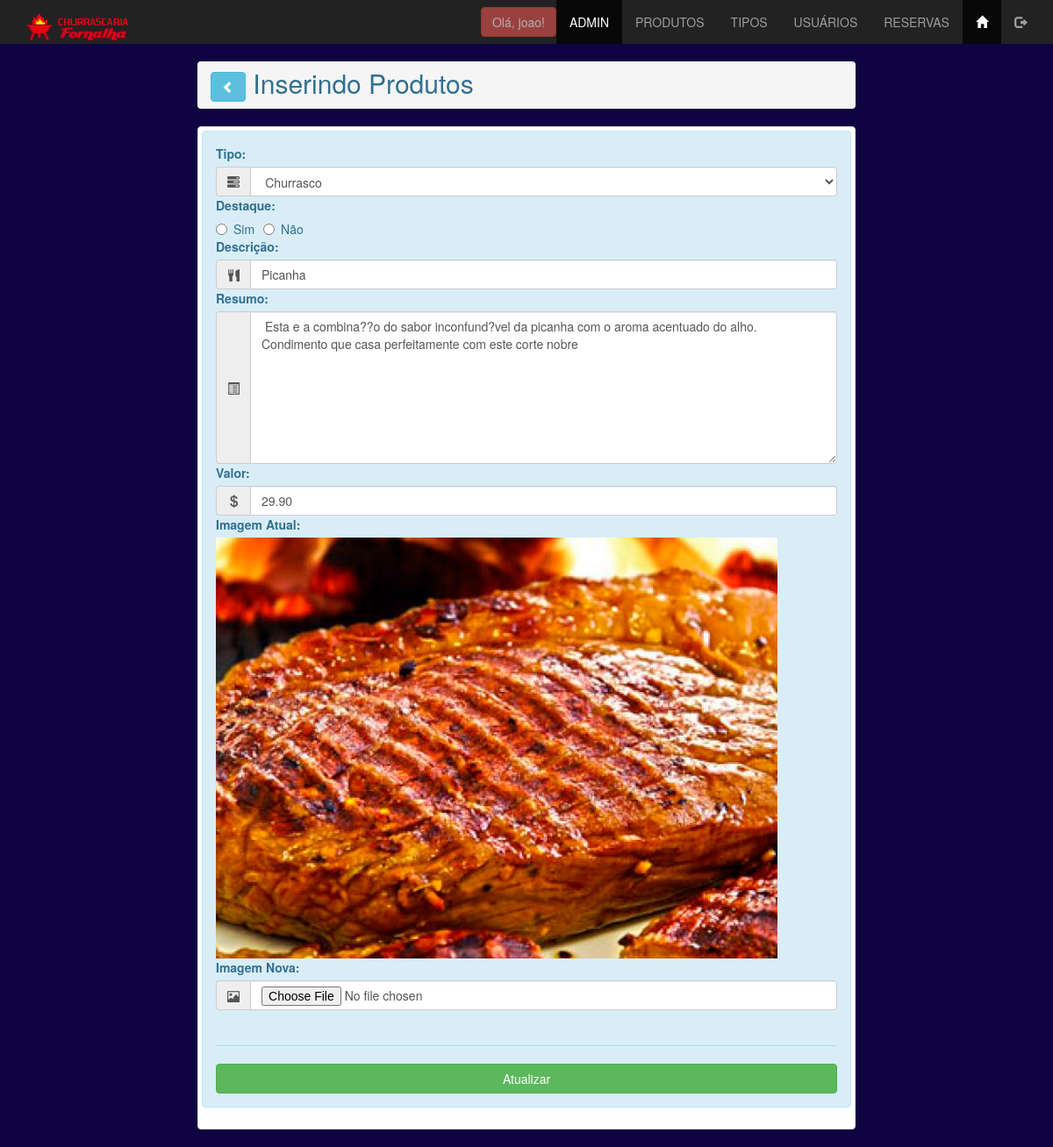
/admin/produtos_atualiza.php?id_produto=1 (signed in), run on the app's committed database.
### tables this page shows
CREATE TABLE `tbprodutos` (
  `id_produto` int(11) NOT NULL AUTO_INCREMENT,
  `id_tipo_produto` int(11) NOT NULL,
  `descri_produto` varchar(100) NOT NULL,
  `resumo_produto` varchar(1000) DEFAULT NULL,
  `valor_produto` decimal(9,2) DEFAULT NULL,
  `imagem_produto` varchar(50) DEFAULT NULL,
  `destaque_produto` enum('Sim','N?o') NOT NULL,
  PRIMARY KEY (`id_produto`),
  KEY `id_tipo_produto_fk` (`id_tipo_produto`),
  CONSTRAINT `id_tipo_produto_fk` FOREIGN KEY (`id_tipo_produto`) REFERENCES `tbtipos` (`id_tipo`) ON DELETE NO ACTION ON UPDATE NO ACTION
);

CREATE TABLE `tbtipos` (
  `id_tipo` int(11) NOT NULL AUTO_INCREMENT,
  `sigla_tipo` varchar(3) NOT NULL,
  `rotulo_tipo` varchar(15) NOT NULL,
  PRIMARY KEY (`id_tipo`)
);

### admin/produtos_atualiza.php (the view, shortened to what this page needs)
<?php
include '../conn/connect.php';
if($_GET){
    $id_form = $_GET['id_produto'];
}else{
    $id_form = 0;
}
$lista = $conn->query("select * from tbprodutos where id_produto = $id_form");
$row = $lista->fetch_assoc();
    $consulta_fk = "select * from tbtipos order by rotulo_tipo asc";
    $lista_fk = $conn->query($consulta_fk);
    $row_fk = $lista_fk->fetch_assoc();
?>
<!DOCTYPE html>
<html lang="pt-BR">
<head>
    <link rel="stylesheet" href="../css/bootstrap.min.css">
    <link rel="stylesheet" href="../css/estilo.css">
</head>
<body class="fundoadm">
    <?php include 'menu_adm.php';?>
    <main class="container">
        <div class="row">
            <div class="col-xs-12 col-sm-offset-2 col-sm-6 col-md-8">
                <h2 class="breadcrumb text-info">
                    <a href="produtos_lista.php">
                        <button class="btn btn-info">
                            <span class="glyphicon glyphicon-chevron-left"></span>
                        </button>
                    </a>
                    Inserindo Produtos
                </h2>
                <div class="thumbnail">
                    <div class="alert alert-info" role="alert">
                        <form action="produtos_atualiza.php" method="post" name="form_produto_insere" enctype="multipart/form-data" id="form_produto_insere" value="<?php echo $row['id_produto'] ?>">
                            <label for="id_tipo_produto">Tipo:</label>
                            <div class="input-group">
                                <span class="input-group-addon">
                                    <span class="glyphicon glyphicon-tasks" aria-hidden="true"></span>
                                </span>
                                <select name="id_tipo_produto" id="id_tipo_produto" class="form-control" required>
                                    <?php do{ ?>
                                    <option value="<?php echo $row_fk['id_tipo'];?>"
                                    <?php
                                        if(!(strcmp($row_fk['id_tipo'],$row['id_tipo_produto']))){
                                            echo "selected=\"selected\"";
                                        }
                                    ?>
                                    >
                                    <?php echo $row_fk['rotulo_tipo']?>
                                    </option>
                                    <?php } while($row_fk=$lista_fk->fetch_assoc());?>
                                </select>
                            </div>
                            <label for="destaque_produto">Destaque:</label>
                            <div class="input-group">
                                <label for="destaque_produto_s" class="radio-inline">
                                    <input type="radio" name="destaque_produto" id="destaque_produto" value="Sim" <?php echo $row['destaque_produto']=="Sim"?"checked":null ?>>Sim
                                </label>
                                <label for="destaque_produto_n" class="radio-inline">
                                    <input type="radio" name="destaque_produto" id="destaque_produto" value="Não" <?php echo $row['destaque_produto']=="Não"?"checked":null ?>>Não
                                </label>
                            </div>
                            <label for="descri_produto">Descrição:</label>
                            <div class="input-group">
                                <span class="input-group-addon">
                                    <span class="glyphicon glyphicon-cutlery" aria-hidden="true"></span>
                                </span>
                                <input type="text" name="descri_produto" id="descri_produto" class="form-control" placeholder="Digite a descrição do produto" maxlength="100" value=<?php echo $row['descri_produto'] ?>>
                            </div>
                            <label for="resumo_produto">Resumo:</label>
                            <div class="input-group">
                                <span class="input-group-addon">
                                    <span class="glyphicon glyphicon-list-alt" aria-hidden="true"></span>
                                </span>
                                <textarea cols="30" rows="8" name="resumo_produto" id="resumo_produto" class="form-control" placeholder="Digite os detalhes do produto" required ><?php echo $row['resumo_produto'] ?></textarea>
                            </div>
                            <label for="valor_produto">Valor:</label>
                            <div class="input-group">
                                <span class="input-group-addon">
                                    <span class="glyphicon glyphicon-usd" aria-hidden="true"></span>
                                </span>
                                <input type="number" name="valor_produto" id="valor_produto" class="form-control" min='0' step="0.01" value=<?php echo $row['valor_produto'] ?> required >
                            </div>
                            <label for="imagem_produto_atual">Imagem Atual:</label>
                                <img src="../images/<?php echo $row['imagem_produto']?>" alt="" srcset="" class="img-responsive">
                            <label for="imagem_produto">Imagem Nova:</label>
                            <div class="input-group">
                                <span class="input-group-addon">
                                    <span class="glyphicon glyphicon-picture" aria-hidden="true"></span>
                                </span>
                                <input type="file" name="imagem_produto" id="imagem_produto" class="form-control" accept="image/*">
                            </div>
                            <br>
                            <hr>
                            <input type="submit" id="atualizar" name="atualizar" class="btn btn-success btn-block" value="Atualizar">
                        </form>
                    </div>
                </div>
            </div>
        </div>
    </main>
</body>
</html>

### css/estilo.css (style rules this page uses)
.fundoadm { background-color: rgb(16, 3, 65); }

### data on the page
tbprodutos: id_tipo_produto "Churrasco", destaque_produto "☐ Destaque:", resumo_produto "Esta e a combina??o do sabor inconfund?vel da picanha com o aroma acentuado do alho. Condimento que casa perfeitamente com este corte nobre", valor_produto "29.90", imagem_produto (picture)

### other printed values
$_SESSION['login_usuario'] "joao"
